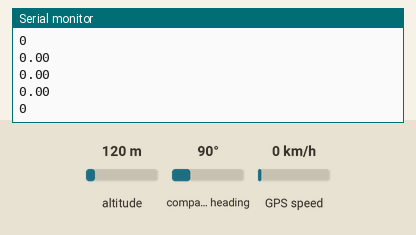
The sketch below on a simulated Arduino Uno, built with avr-gcc and run on an emulated ATmega328P. On the bench: the last lines printed to the serial monitor. The test bench sets the inputs (shaded band); at power-on: altitude 120 m, compass heading 90°, GPS speed 0 km/h. The GPS gets a fix after 3 s at 37.7749, -122.4194 with 8 satellites.

Above: at 1.8 s.
1.9 s: altitude set to 20 m
At 3.3 s:
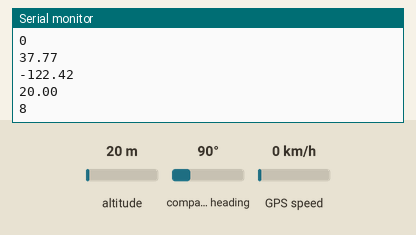
3.4 s: altitude set to 250 m
At 5.0 s:
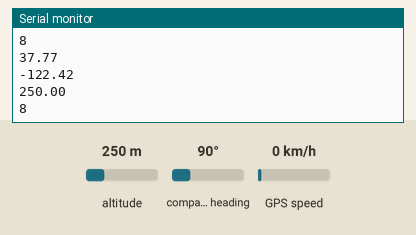
Timing chart, 0 to 6.5 s (numbered marks = the images above; inputs shaded):
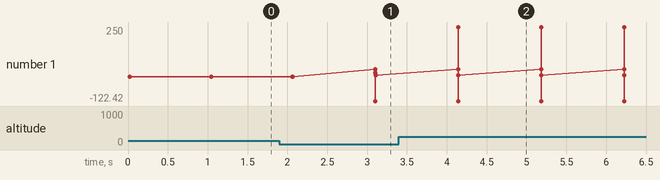

The sketch:

gpsmodd.ino
```cpp
//Adafruit and TinyGPS libraries are available online. You need to manually install them or else the code will throw errors
//Adafruit: https://learn.adafruit.com/adafruit-bmp280-barometric-pressure-plus-temperature-sensor-breakout/arduino-test
//TinyGPS : http://arduiniana.org/libraries/tinygpsplus/
//Simply download the Zip file in both cases. In arduino IDE, go to Sketch -> Include Library ->Add .Zip Library and select the zip file.
#include<Wire.h>
#include<SPI.h>
#include <Adafruit_BMP280.h>
#include <TinyGPS++.h>
#include <SoftwareSerial.h>

String TeamID = "2196";

unsigned long MTime = 0;   //Mission Time
unsigned long PCount = 0;  //Packet Count

//BMP Variables
float Alti;   //in meters
float Press;  //in kPa
float Temp;   //in *C
Adafruit_BMP280 bme;

//Voltage Sensor Variables
float Volt;   //in Volts

//GPS Variables

//GPS Time zone is UTC. Provide correction here to convert to local time in USA.
//FYI, offset for India is 5:30
int hourOffset = 5;
int minOffset  = 30;

double GPS_Lat = 0.0;
double GPS_Long = 0.0;
double GPS_Alt = 0.0;
int GPS_Sats = 0;    //No. of satellites connected
int GPS_Hr = 0;
int GPS_Min = 0;
int GPS_Sec = 0;
TinyGPSPlus gps;
SoftwareSerial ss(4, 3); //Rx, Tx

//Tilt Variables
int TiltX = 0;
int TiltY = 0;
int TiltZ = 0;
int CS1 = 10;
char POWER_CTL = 0x2D;     //Power Control Register
char DATA_FORMAT = 0x31;
char DATAX0 = 0x32; //X-Axis Data 0
char DATAX1 = 0x33; //X-Axis Data 1
char DATAY0 = 0x34; //Y-Axis Data 0
char DATAY1 = 0x35; //Y-Axis Data 1
char DATAZ0 = 0x36; //Z-Axis Data 0
char DATAZ1 = 0x37; //Z-Axis Data 1
char values[10];

String SoftState = "alpha"; //Current state of software, i.e, boot, idle, launch detect, deploy.

String Telemetry_Pkt = "";  //This the comma separated string that will be transmitted to ground station.

unsigned long Curr, Prev;

//------------------------SETUP----------------------------
void setup() {
  Serial.begin(115200);

  ss.begin(9600);      //Begin serial communication with GPS module

  bme.begin();

  SPI.begin();
  SPI.setDataMode(SPI_MODE3);
  pinMode(CS1, OUTPUT);
  digitalWrite(CS1, HIGH);
  //Turn on the ADXL345
  writeRegister(DATA_FORMAT, 0x01, CS1);
  writeRegister(POWER_CTL, 0x08, CS1); //Measurement mode

  Prev = millis();
}


//------------------------MAIN-----------------------------
void loop() {
 /* //BMP Sensor readings
  Press = bme.readPressure() * 0.001;  //kPa
  Temp  = bme.readTemperature();      //in *C
  Alti  = bme.readAltitude(1013.25);  //meters

  //Dummy value of volatge. Aditya, make the voltage divider and implement a simple function to read ADC value and convert it to voltage.
  //Volt = VoltRead();
  Volt = 0.0;
*/
  while (ss.available() > 0)
  {
    gps.encode(ss.read());
    if (gps.location.isUpdated())
    {
    //GPS Lat, Long, Alt, Sats
    GPS_Lat  = gps.location.lat();
    GPS_Long = gps.location.lng();
    GPS_Alt  = gps.altitude.meters();
    GPS_Sats = gps.satellites.value();

    //GPS Time. Make sure the offset variables hourOffset & minOffset are correct.
    GPS_Hr  = gps.time.hour();
    GPS_Min = gps.time.minute();
    GPS_Sec = gps.time.second();
    GPS_Correct_Offset();
    }
  }
   //gps.encode(ss.read());
  Serial.println(gps.location.lat());
  Serial.println(gps.location.lng());
  Serial.println(gps.altitude.meters());
   Serial.println(gps.satellites.value());
  delay(1000);
  //Tilt x, Y, Z
/*  readRegister(DATAX0, 6, values, CS1);
  TiltX = ((int)values[1] << 8) | (int)values[0];
  TiltY = ((int)values[3] << 8) | (int)values[2];
  TiltZ = ((int)values[5] << 8) | (int)values[4];

  Curr = millis();
  if(Curr - Prev >= 1000)
  {
    MTime ++;
    PCount++;    //Not Correct
    Prev = Curr;
    Make_Telemetry_Pkt();
    //Send_Telemetry_Pkt();   //To be filled by Harish and Praneeth
    Serial.print(Telemetry_Pkt); //Just for testing. Remove in final version
  }*/
}


//----------------------VoltRead---------------------------
//Function to read voltage level of the battery
//Input :  None
//Return:  None
void VoltRead()
{
  //TO BE FILLED BY ADITYA
  //Read value from ADC port
  //Convert to voltage
  //Use voltage divider equation to get the battery voltage
  //Update the global variable Volt
}


//--------------------GPS_Correct_Offset-------------------
//Function to correct time offset of GPS
//Input :  None
//Return:  None
void GPS_Correct_Offset()
{
  GPS_Hr=GPS_Hr+5;
  GPS_Min=GPS_Min+30;
  if(GPS_Hr>=24)
    GPS_Hr=GPS_Hr-24;
  if(GPS_Min>=60)
  {
    GPS_Min=GPS_Min-60;
    GPS_Hr++;
  }
}


//----------------------writeRegister-----------------------
//Function to write to the register of Tilt Sensor
//Input :  reg address, value and Chip Select
//Return:  None
void writeRegister(char registerAddress, char value, int CS)
{
  digitalWrite(CS, LOW);
  SPI.transfer(registerAddress);
  SPI.transfer(value);
  digitalWrite(CS, HIGH);
}


//----------------------readRegister-----------------------
//Function to read from the data register of Tilt Sensor
//Input :  reg address, no. of bytes, values and Chip Select
//Return:  None
void readRegister(char registerAddress, int numBytes, char *values, int CS)
{
  char address = 0x80 | registerAddress;
  if (numBytes > 1)address = address | 0x40;

  digitalWrite(CS, LOW);
   SPI.transfer(address);
  for (int i = 0; i < numBytes; i++)
  {
    values[i] = SPI.transfer(0x00);
  }
   digitalWrite(CS, HIGH);
}


//--------------------Make_Telemetry_Pkt--------------------
//Function to make a string packet with all the telemetry variables
//Input :  None
//Return:  None
void Make_Telemetry_Pkt()
{
  Telemetry_Pkt = "";
  Telemetry_Pkt = TeamID + "," + String(MTime) + "," + String(PCount) + "," + String(Alti) + "," + String(Press) + "," + String(Temp) + "," + String(Volt) + "," + String(GPS_Hr) + ":" + String(GPS_Min) + ":" + String(GPS_Sec) + "," + String(GPS_Lat) + "," + String (GPS_Long) + "," + String(GPS_Alt) + "," + String(GPS_Sats) + "," + String(TiltX) + "," + String(TiltY) + "," + String(TiltZ) + "," + SoftState + "\n";

}


//--------------------Send_Telemetry_Pkt--------------------
//TO BE FILLED BY HARISH AND PRANEETH
//Function to transmit Telemetry_Pkt via Xbee
//Input :  None
//Return:  None
void Send_Telemetry_Pkt()
{

}
```

Measured:
- after the input at 1.9 s, the serial monitor: prints a new line after 1.2 s (image 1)
- after the input at 3.4 s, the serial monitor: prints a new line after 0.75 s (image 2)
